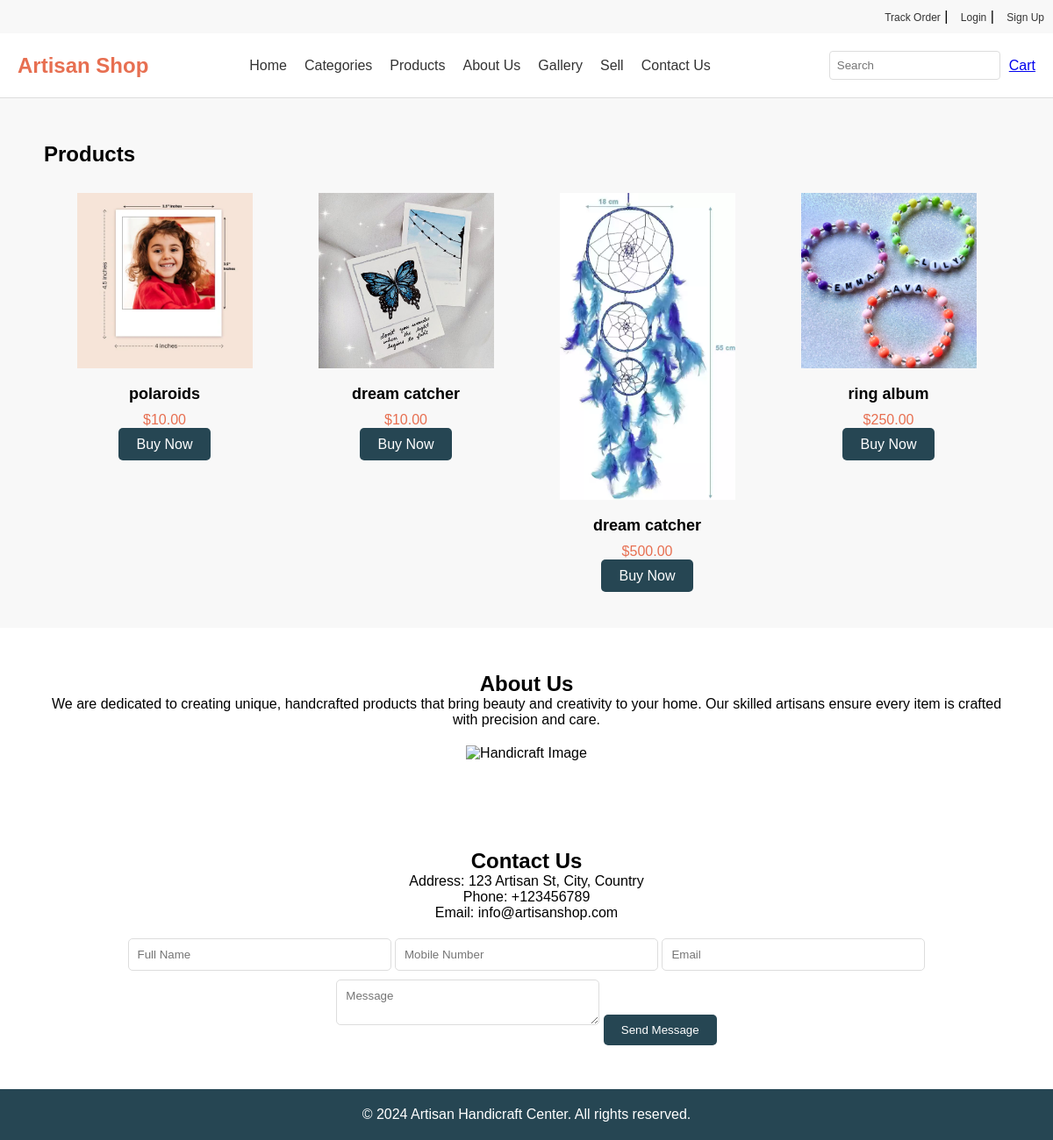
The page /backend/home.php on the database its author committed.
### tables this page shows
CREATE TABLE `products` (
  `product_id` int(11) NOT NULL,
  `seller_id` int(11) DEFAULT NULL,
  `product_name` varchar(255) NOT NULL,
  `price` decimal(10,2) NOT NULL,
  `description` text DEFAULT NULL,
  `image_url` varchar(255) DEFAULT NULL,
  `category_id` int(11) DEFAULT NULL,
  `created_at` timestamp NOT NULL DEFAULT current_timestamp(),
  `approved` tinyint(1) DEFAULT 0
);

### backend/home.php (the view, shortened to what this page needs)
<?php
include 'db_connection.php';
$sql = "SELECT * FROM products LIMIT 4";
$stmt = $conn->prepare($sql);
$stmt->execute();
$result = $stmt->get_result();
?>
<!DOCTYPE html>
<html lang="en">
<head>
    <link rel="stylesheet" href="../assets/css/home.css">
</head>
<body>
    <header class="top-header">
        <div class="user-actions">
            <a href="#">Track Order</a> |
            <a href="login.php">Login</a> |
            <a href="register.php">Sign Up</a>
        </div>
    </header>
    <header class="main-header">
        <div class="logo">
            <h1>Artisan Shop</h1>
        </div>
        <nav class="nav">
            <ul>
                <li><a href="home.php">Home</a></li>
                <li><a href="category.php">Categories</a></li>
                <li><a href="products.php">Products</a></li>
                <li><a href="about us.html">About Us</a></li>
                <li><a href="#">Gallery</a></li>
                <li><a href="login.php">Sell</a></li>
                <li><a href="contact.html">Contact Us</a></li>
            </ul>
        </nav>
        <div class="cart-search">
            <input type="text" placeholder="Search">
            <a href="view_cart.php" class="cart">Cart</a>
        </div>
    </header>
    <section class="products">
        <h2>Products</h2>
        <div class="product-grid">
            <?php while ($product = $result->fetch_assoc()): ?>
                <div class="product-item">
                    <img src="<?= htmlspecialchars($product['image_url']) ?>" alt="<?= htmlspecialchars($product['product_name']) ?>">
                    <h3><?= htmlspecialchars($product['product_name']) ?></h3>
                    <p>$<?= number_format($product['price'], 2) ?></p>
                    <a href="product_detail.php?id=<?= $product['product_id'] ?>" class="btn">Buy Now</a>
                </div>
            <?php endwhile; ?>
        </div>
    </section>
    <section class="about-us">
        <h2>About Us</h2>
        <p>We are dedicated to creating unique, handcrafted products that bring beauty and creativity to your home. Our skilled artisans ensure every item is crafted with precision and care.</p>
        <img src="aboutus.jpg" alt="Handicraft Image">
    </section>
    <section class="contact-us">
        <h2>Contact Us</h2>
        <div class="contact-info">
            <p>Address: 123 Artisan St, City, Country</p>
            <p>Phone: +123456789</p>
            <p>Email: info@artisanshop.com</p>
        </div>
        <div class="contact-form">
            <input type="text" placeholder="Full Name">
            <input type="text" placeholder="Mobile Number">
            <input type="email" placeholder="Email">
            <textarea placeholder="Message"></textarea>
            <button type="submit" class="btn">Send Message</button>
        </div>
    </section>
    <footer class="footer">
        <p>© 2024 Artisan Handicraft Center. All rights reserved.</p>
    </footer>
</body>
</html>

### assets/css/home.css (style rules this page uses)
* { margin: 0; padding: 0; box-sizing: border-box; font-family: Arial, sans-serif; }
body { background-color: #f4f4f4; }
.top-header { background-color: #f8f8f8; padding: 10px; text-align: right; }
.top-header a { margin-left: 10px; color: #333; text-decoration: none; font-size: 12px; }
.main-header { background-color: #fff; padding: 20px; display: flex; justify-content: space-between; align-items: center; border-bottom: 1px solid #ddd; }
.logo h1 { color: #e76f51; font-size: 24px; }
.nav ul { list-style: none; display: flex; }
.nav ul li { margin-right: 20px; }
.nav ul li a { text-decoration: none; color: #333; font-size: 16px; }
.cart-search { display: flex; align-items: center; }
.cart-search input { padding: 8px; margin-right: 10px; border: 1px solid #ddd; border-radius: 4px; }
.products { padding: 50px; background-color: #f8f8f8; }
.product-grid { display: flex; justify-content: space-around; margin-top: 30px; }
.product-item { text-align: center; width: 200px; }
.product-item img { max-width: 100%; height: auto; margin-bottom: 15px; }
.product-item h3 { font-size: 18px; margin-bottom: 10px; }
.product-item p { color: #e76f51; font-size: 16px; margin-bottom: 10px; }
.product-item .btn { padding: 10px 20px; background-color: #264653; color: #fff; text-decoration: none; border-radius: 5px; }
.about-us { padding: 50px; text-align: center; background-color: #fff; }
.about-us img { max-width: 300px; height: auto; margin-top: 20px; }
.contact-us { padding: 50px; background-color: #fff; text-align: center; }
.contact-form { margin-top: 20px; }
.contact-form input, .contact-form textarea { padding: 10px; margin-bottom: 10px; width: 100%; max-width: 300px; border: 1px solid #ddd; border-radius: 5px; }
.contact-form .btn { padding: 10px 20px; background-color: #264653; color: #fff; border: none; border-radius: 5px; }
.footer { padding: 20px; background-color: #264653; text-align: center; color: #fff; }

### rows shown on the page
products: image_url (picture), product_name "polaroids", price "10.00"
products: image_url (picture), product_name "dream catcher", price "10.00"
products: image_url+product_name (picture), product_name "dream catcher", price "500.00"
products: image_url (picture), product_name "ring album", price "250.00"
